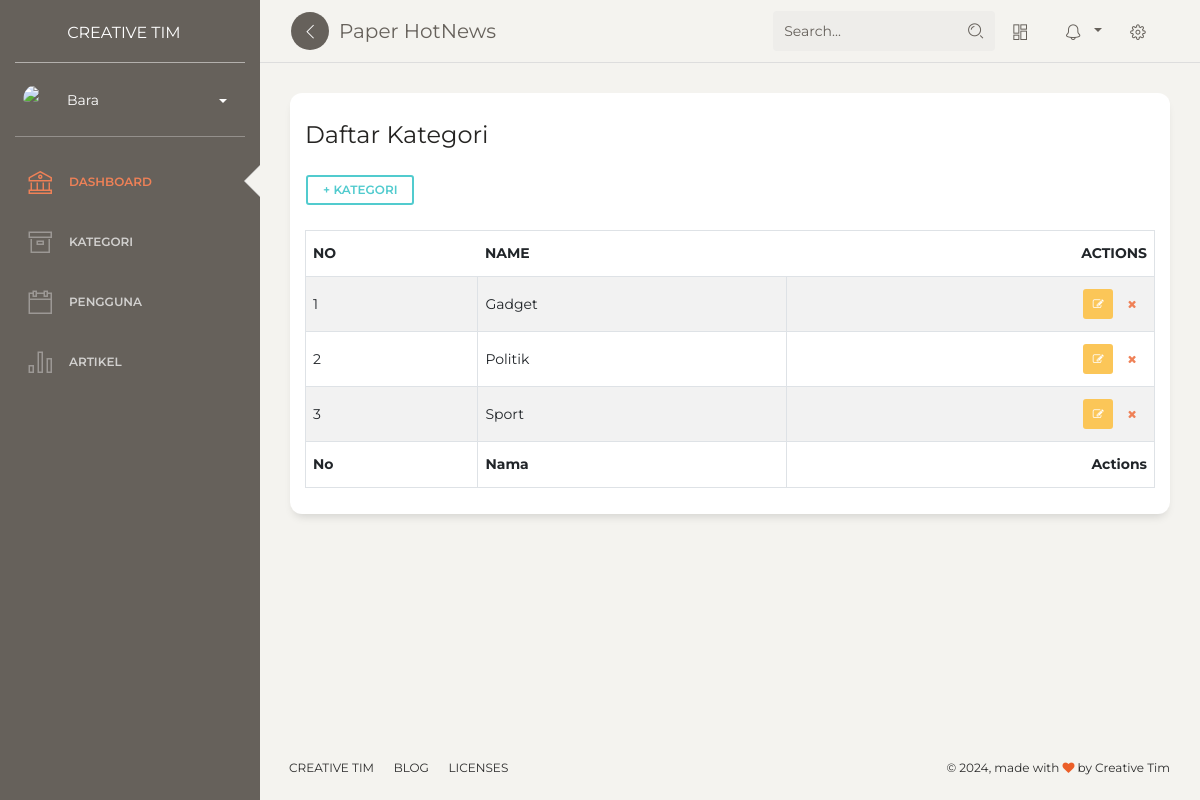
The page /dashboard/kategori/list (signed in) on the database its author committed.
### berita/models.py (models this page shows)
class Kategori(models.Model):
    nama = models.CharField(max_length=100)
    def __str__(self):
        return self.nama
    class Meta:
        verbose_name_plural = "1.Kategori"

### berita/views.py (the view)
# urls.py: path('kategori/list', kategori_list, name="kategori_list"),
@login_required
@user_passes_test(is_operator, login_url='/authentikasi/logout')
def kategori_list(request):
    template_name = "dashboard/snippets/kategori_list.html"
    kategori = Kategori.objects.all()
    print(kategori)
    context = {
        'title' : 'halaman kategori',
        'kategori': kategori
    }
    return render(request, template_name, context)

### berita/views.py (called while the page is built)
def is_operator(user):
    if user.groups.filter(name='Operator').exists():
        return True
    else:
        return False

### pengguna/templatetags/auth_extras.py (called while the page is built)
@register.filter(name='has_group')
def has_group(user, group_name):
    try:
        group = Group.objects.get(name=group_name)
    except:
        group = Group.objects.create(name=group_name)
    return True if group in user.groups.all() else False

### templates/dashboard/snippets/kategori_list.html (shortened to what this page needs)
{% extends 'dashboard/base.html' %}
{% block content %}
<div class="content">
    <div class="row">
      <div class="col-md-12">
        <div class="card">
          <div class="card-header">
            <h4 class="card-title">Daftar Kategori</h4>
            <a class="btn btn-outline-primary btn-sm" href="{% url 'kategori_add' %}">+ kategori </a>
          </div>
          <div class="card-body">
            <table id="datatable" class="table table-striped table-bordered" cellspacing="0" width="100%">
              <thead>
                <tr>
                  <th>No</th>
                  <th>Name</th>
                  <th class="disabled-sorting text-right">Actions</th>
                </tr>
              </thead>
              <tfoot>
                <tr>
                  <th>No</th>
                  <th>Nama</th>
                  <th class="disabled-sorting text-right">Actions</th>
                </tr>
              </tfoot>
              <tbody>
                {% for kat in kategori  %}
                  <tr>
                    <td>{{ forloop.counter }}</td>
                    <td>{{ kat.nama }}</td>
                    <td class="text-right">
                      <a href="{% url 'kategori_update' kat.id %}" class="btn btn-warning btn-icon btn-sm"><i class="fa fa-edit"></i></a>
                      <a href="{% url 'kategori_delete' kat.id %}" class="btn btn-danger btn-link btn-icon btn-sm" onclick="confirm('yakin ingin delete data?');"><i class="fa fa-times"></i></a>
                    </td>
                  </tr>
                {% endfor %}
              </tbody>
            </table>
          </div>
        </div>
      </div>
    </div>
  </div>
{% endblock  %}

### templates/dashboard/menu.html (shortened to what this page needs)
{% load static %}
{% load auth_extras %}
<div class="sidebar-wrapper">
    <div class="user">
      <div class="photo">
        <img src="{% static 'halaman/assets/img/faces/habibie.jpg' %}" />
      </div>
      <div class="info">
        <a data-toggle="collapse" href="#collapseExample" class="collapsed">
          <span>
            {{ user.username }}
            <b class="caret"></b>
          </span>
        </a>
      </div>
    </div>
    <ul class="nav">
      <li class="active">
        <a href="{% url 'dashboard' %}">
          <i class="nc-icon nc-bank"></i>
          <p>Dashboard</p>
        </a>
      </li>
      {% if user|has_group:'Operator' %}
        <li>
          <a href="{% url 'kategori_list' %}">
            <i class="nc-icon nc-box"></i>
            <p>Kategori</p>
          </a>
        </li>
        <li>
          <a href="../examples/calendar.html">
            <i class="nc-icon nc-calendar-60"></i>
            <p>Pengguna</p>
          </a>
        </li>
      {% endif %}
      <li>
        <a href="{% url 'artikel_list' %}">
          <i class="nc-icon nc-chart-bar-32"></i>
          <p>Artikel</p>
        </a>
      </li>
    </ul>
</div>

### rows shown on the page
Kategori: nama "Gadget"
Kategori: nama "Politik"
Kategori: nama "Sport"

### other values the page prints
{{ user.username }} "Bara"
